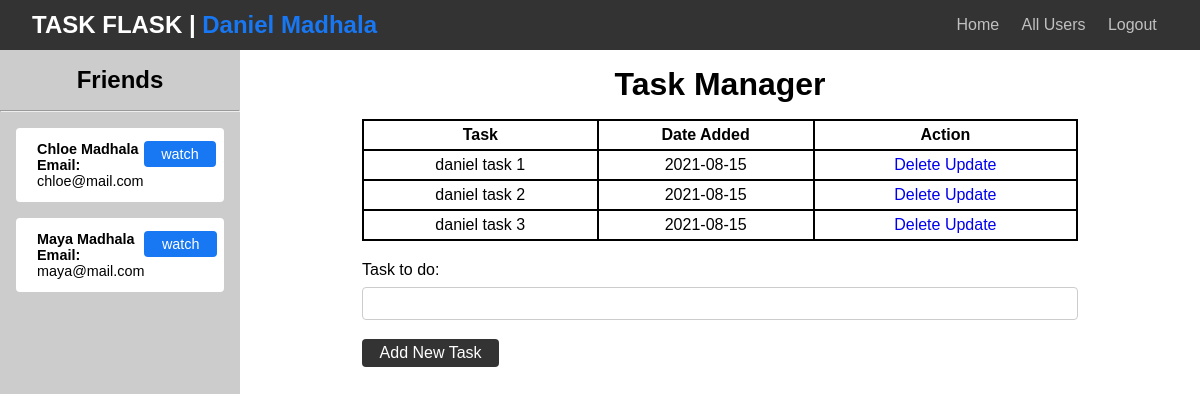
Screenshot of / (signed in) with the database file from the repository.
### app.py (models this page shows, shortened)
class Followers(db.Model):
  __tablename__ = 'followers'
  id = db.Column(db.Integer, primary_key=True)
  user_id = db.Column(db.Integer, db.ForeignKey('user.id'), nullable=False)
  other_user_id = db.Column(db.Integer, db.ForeignKey('user.id'), nullable=False)

class User(db.Model):
  id = db.Column(db.Integer, primary_key=True)
  first_name = db.Column(db.String(20), nullable=False)
  last_name = db.Column(db.String(20), nullable=False)
  email = db.Column(db.String(120), unique=True, nullable=False)
  password = db.Column(db.String(120), nullable=False)
  tasks = db.relationship('Todo', backref='owner', lazy=True)
  friend = db.relationship('Followers',lazy=True,
                            primaryjoin='User.id == Followers.user_id', backref='owner')

class Todo(db.Model):
  id = db.Column(db.Integer, primary_key=True)
  content = db.Column(db.String(200), nullable=False)
  date_time = db.Column(db.DateTime, default=datetime.utcnow)
  user_id = db.Column(db.Integer, db.ForeignKey('user.id'), nullable=False)

### app.py (the view)
@app.route('/' ,methods=['POST', 'GET'])
def index():
  if 'user' and 'username' not in session:
        return redirect(url_for('login'))
  if request.method == 'POST':
        task_content = request.form["content"]
        new_task = Todo(content=task_content, user_id=g.user_id)
        try:
            db.session.add(new_task)
            db.session.commit()
            return redirect(url_for('index'))
        except:
            return 'Error while add new task!!!'
  else:
        tasks =  Todo.query.filter_by(user_id=g.user_id).order_by(Todo.date_time).all()
        friends = Followers.query.filter_by(other_user_id=g.user_id).all()
        return render_template('index.html', task_in_html=tasks, friends=friends)

### app.py (called while the page is built)
@app.before_request
def before_request():
  g.user_id = None
  g.user_name = None
  if 'user' and 'username' in session:
    g.user_id = session['user']
    g.username = session['username']

### templates/index.html (shortened to what this page needs)
{% extends 'base.html' %}
{% block body %}
<div class="content">
  <aside class="friends">
    <h2>Friends</h2>
    <hr>
    <div class="friends-container">
      <ul>
        {% for friend in friends%}
          <li>
            <div class="card bg-white">
              <div class="card-body">
                <p><strong>{{ friend.owner.first_name }} {{ friend.owner.last_name }}</strong></p>
                <p><strong>Email:</strong> {{ friend.owner.email }}</p>
              </div>
              <div>
                <a href="{{ url_for('read_user', user_id=friend.owner.id) }}" class="btn btn-blue">watch</a>
              </div>
            </div>
          </li>
        {% endfor %}
      </ul>
    </div>
  </aside>
  <div class="container tasks">
      <h1>Task Manager</h1>
      <table>
        <tr>
          <th>Task</th>
          <th>Date Added</th>
          <th>Action</th>
        </tr>
        {% for task in task_in_html %}
        <tr>
          <td>{{ task.content }}</td>
          <td>{{ task.date_time.date() }}</td>
          <td>
            <a href="{{ url_for('delete', id=task.id) }}">Delete</a>
            <a href="/update/{{ task.id }}">Update</a>
          </td>
        </tr>
        {% endfor %}
      </table>
    <div class="form">
      <form action="{{ url_for('index', id=user_id) }}" method="POST">
        <div class="form-group">
          <label for="content">Task to do:</label>
          <input type="text" name="content" id="content">
        </div>
      <input class="btn btn-dark" type="submit" value="Add New Task">
      </form>
    </div>
  </div>
</div>
{% endblock%}

### templates/base.html (shortened to what this page needs)
<!DOCTYPE html>
<html lang="en">
<head>
    <link rel="stylesheet" href="{{ url_for('static', filename ='css/main.css' ) }}">
</head>
<body>
  <nav class="navbar">
    <h1>TASK FLASK | <span class="lead">{{ g.username }}</span> </h1>
    <ul>
      {% if g.user_id %}
      <li>
        <a href="{{ url_for('index') }}">Home</a>
      </li>
      <li>
        <a href="{{ url_for('users') }}">All Users</a>
      </li>
      <li>
        <a href="{{ url_for('logout') }}">Logout</a>
      </li>
      {% endif %}
    </ul>
  </nav>
    {% block body %}{% endblock %}
</body>
</html>

### static/css/main.css (style rules this page uses)
* { margin: 0; padding: 0; box-sizing: border-box; }
ul { list-style: none; }
a { text-decoration: none; }
body, html { font-family: sans-serif; }
table, td, th { border: 2px solid black; }
table { border-collapse: collapse; width: 100%; }
th { height: 30px; }
td { text-align: center; padding: 5px; }
.form { margin-top: 20px; }
.container { max-width: 65%; margin:0 auto; padding: 0 2rem; }
.container h1 { text-align: center; margin: 1rem 0; }
.form-group { margin:1.2rem 0 }
.form-group input { display: block; width: 100%; padding: 0.4rem; border: solid 1px #ccc; border-radius: 0.25rem; font-size: 1rem; }
label { display: inline-block; margin-bottom: .5rem; }
.btn { display: inline-block; border: none; border-radius: 0.25rem; padding: 0.3rem 1.1rem; color: #333; font-size: inherit; cursor: pointer; transition: opacity 0.2s ease-in; }
.btn-dark { background: #333; color: #fff; }
.btn-blue { background: #1877f2; color: #fff; }
.navbar { display: flex; justify-content: space-between; align-items: center; padding: 0.7rem 2rem; background-color: #333; color: #fff; }
.navbar ul { display: flex; }
.navbar a { color: rgb(192, 192, 192); padding: 0.45rem; margin: 0 0.25rem; }
.content { display: flex; }
.friends { background-color: #ccc; width: 20%; height: 100vh; }
.friends h2 { text-align: center; margin: 1rem 0; }
.tasks { flex-grow: 1; }
.card { background-color: #ccc; display: flex; padding: .75rem 1.25rem; margin: 1rem; border:1px solid transparent; border-radius: .25rem; }
.card-body { flex-grow: 1; }
.lead { color:#1877f2 }
.friends-container { font-size: 0.9rem; }
.bg-white { background-color: #fff; }

### rows the page displays
Followers: owner.first_name "Chloe", owner.last_name "Madhala", owner.email "chloe@mail.com"
Followers: owner.first_name "Maya", owner.last_name "Madhala", owner.email "maya@mail.com"
Todo: content "daniel task 1", date_time "2021-08-15"
Todo: content "daniel task 2", date_time "2021-08-15"
Todo: content "daniel task 3", date_time "2021-08-15"

### other values shown
{{ g.username }} "Daniel Madhala"
